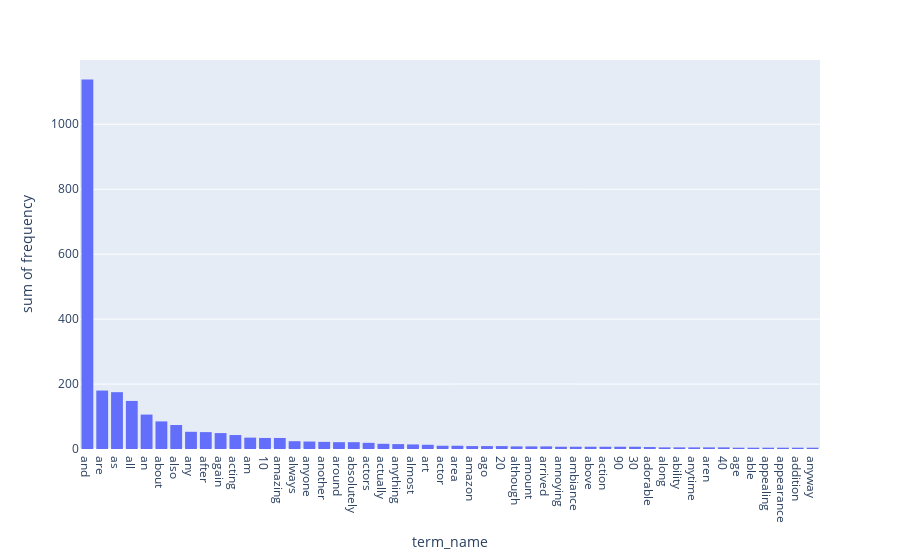

Write notebook code for a chart like this one.
### Markdown cell above
### >>> **Exercise 15 (take home):** 
Additionally, you can attempt to sort the terms on the `x-axis` by frequency instead of in alphabetical order. This way the visualization is more meaninfgul and you will be able to observe the so called [long tail](https://en.wikipedia.org/wiki/Long_tail) (get familiar with this term since it will appear a lot in data mining and other statistics courses). see picture below

![alt txt](https://upload.wikimedia.org/wikipedia/commons/thumb/8/8a/Long_tail.svg/1000px-Long_tail.svg.png)

### Code cell
fig = px.histogram(df.sort_values('frequency', ascending=False)[:50], 'term_name', 'frequency')
fig.show()

### Figure 1 — Plotly figure (JSON) as saved in the notebook; plotly's stock layout.template omitted (floating-point values rounded to 4 significant figures)
{"data": [{"alignmentgroup": "True", "bingroup": "x", "histfunc": "sum", "hovertemplate": "term_name=%{x}<br>sum of frequency=%{y}<extra></extra>", "legendgroup": "", "marker": {"color": "#636efa", "pattern": {"shape": ""}}, "name": "", "offsetgroup": "", "orientation": "v", "showlegend": false, "type": "histogram", "x": ["and", "are", "as", "all", "an", "about", "also", "any", "after", "again", "acting", "am", "10", "amazing", "always", "anyone", "another", "around", "absolutely", "actors", "actually", "anything", "almost", "art", "actor", "area", "amazon", "ago", "20", "although", "amount", "arrived", "annoying", "ambiance", "above", "action", "90", "30", "adorable", "along", "ability", "anytime", "aren", "40", "age", "able", "appealing", "appearance", "addition", "anyway"], "xaxis": "x", "y": [1138, 180, 175, 148, 106, 85, 74, 53, 52, 49, 43, 35, 34, 34, 24, 23, 22, 21, 21, 19, 16, 15, 14, 13, 10, 10, 9, 9, 9, 8, 8, 8, 7, 7, 7, 7, 7, 7, 6, 5, 5, 5, 5, 5, 4, 4, 4, 4, 4, 4], "yaxis": "y"}], "layout": {"barmode": "relative", "legend": {"tracegroupgap": 0}, "margin": {"t": 60}, "xaxis": {"anchor": "y", "domain": [0, 1], "title": {"text": "term_name"}}, "yaxis": {"anchor": "x", "domain": [0, 1], "title": {"text": "sum of frequency"}}}}
